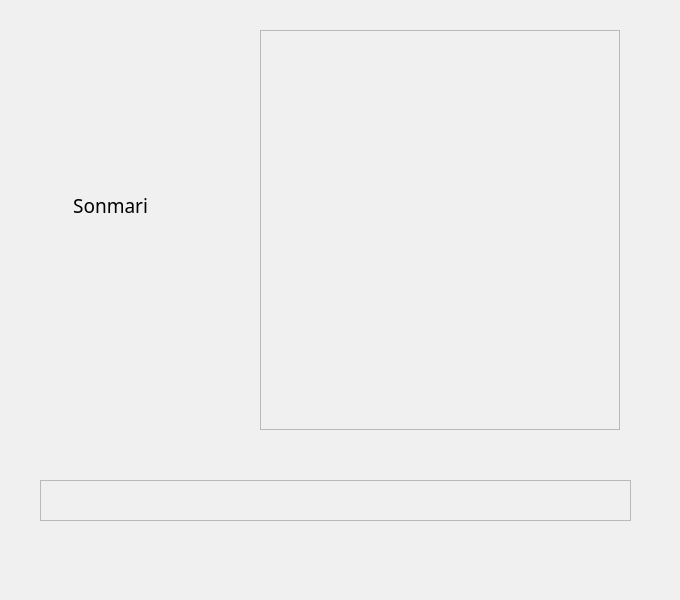
<?xml version="1.0" encoding="UTF-8"?>
<ui version="4.0">
 <class>Doctor</class>
 <widget class="QDialog" name="Doctor">
  <property name="geometry">
   <rect>
    <x>0</x>
    <y>0</y>
    <width>680</width>
    <height>600</height>
   </rect>
  </property>
  <property name="palette">
   <palette>
    <active>
     <colorrole role="Button">
      <brush brushstyle="SolidPattern">
       <color alpha="255">
        <red>59</red>
        <green>144</green>
        <blue>200</blue>
       </color>
      </brush>
     </colorrole>
     <colorrole role="Dark">
      <brush brushstyle="SolidPattern">
       <color alpha="255">
        <red>0</red>
        <green>0</green>
        <blue>0</blue>
       </color>
      </brush>
     </colorrole>
     <colorrole role="Base">
      <brush brushstyle="SolidPattern">
       <color alpha="255">
        <red>59</red>
        <green>144</green>
        <blue>200</blue>
       </color>
      </brush>
     </colorrole>
     <colorrole role="Window">
      <brush brushstyle="SolidPattern">
       <color alpha="255">
        <red>255</red>
        <green>255</green>
        <blue>255</blue>
       </color>
      </brush>
     </colorrole>
    </active>
    <inactive>
     <colorrole role="Button">
      <brush brushstyle="SolidPattern">
       <color alpha="255">
        <red>59</red>
        <green>144</green>
        <blue>200</blue>
       </color>
      </brush>
     </colorrole>
     <colorrole role="Dark">
      <brush brushstyle="SolidPattern">
       <color alpha="255">
        <red>160</red>
        <green>160</green>
        <blue>160</blue>
       </color>
      </brush>
     </colorrole>
     <colorrole role="Base">
      <brush brushstyle="SolidPattern">
       <color alpha="255">
        <red>255</red>
        <green>255</green>
        <blue>255</blue>
       </color>
      </brush>
     </colorrole>
     <colorrole role="Window">
      <brush brushstyle="SolidPattern">
       <color alpha="255">
        <red>240</red>
        <green>240</green>
        <blue>240</blue>
       </color>
      </brush>
     </colorrole>
    </inactive>
    <disabled>
     <colorrole role="Button">
      <brush brushstyle="SolidPattern">
       <color alpha="255">
        <red>59</red>
        <green>144</green>
        <blue>200</blue>
       </color>
      </brush>
     </colorrole>
     <colorrole role="Dark">
      <brush brushstyle="SolidPattern">
       <color alpha="255">
        <red>160</red>
        <green>160</green>
        <blue>160</blue>
       </color>
      </brush>
     </colorrole>
     <colorrole role="Base">
      <brush brushstyle="SolidPattern">
       <color alpha="255">
        <red>59</red>
        <green>144</green>
        <blue>200</blue>
       </color>
      </brush>
     </colorrole>
     <colorrole role="Window">
      <brush brushstyle="SolidPattern">
       <color alpha="255">
        <red>240</red>
        <green>240</green>
        <blue>240</blue>
       </color>
      </brush>
     </colorrole>
    </disabled>
   </palette>
  </property>
  <property name="windowTitle">
   <string>Doctor</string>
  </property>
  <widget class="QLabel" name="image">
   <property name="geometry">
    <rect>
     <x>260</x>
     <y>30</y>
     <width>360</width>
     <height>400</height>
    </rect>
   </property>
   <property name="frameShape">
    <enum>QFrame::StyledPanel</enum>
   </property>
   <property name="text">
    <string/>
   </property>
  </widget>
  <widget class="QLabel" name="icon">
   <property name="geometry">
    <rect>
     <x>60</x>
     <y>70</y>
     <width>91</width>
     <height>91</height>
    </rect>
   </property>
   <property name="text">
    <string/>
   </property>
  </widget>
  <widget class="QLabel" name="label">
   <property name="geometry">
    <rect>
     <x>40</x>
     <y>180</y>
     <width>141</width>
     <height>51</height>
    </rect>
   </property>
   <property name="font">
    <font>
     <family>맑은 고딕</family>
     <pointsize>14</pointsize>
    </font>
   </property>
   <property name="autoFillBackground">
    <bool>false</bool>
   </property>
   <property name="text">
    <string>Sonmari</string>
   </property>
   <property name="textFormat">
    <enum>Qt::PlainText</enum>
   </property>
   <property name="alignment">
    <set>Qt::AlignCenter</set>
   </property>
   <property name="wordWrap">
    <bool>true</bool>
   </property>
  </widget>
  <widget class="QLabel" name="sentence">
   <property name="geometry">
    <rect>
     <x>40</x>
     <y>480</y>
     <width>591</width>
     <height>41</height>
    </rect>
   </property>
   <property name="frameShape">
    <enum>QFrame::StyledPanel</enum>
   </property>
   <property name="text">
    <string/>
   </property>
  </widget>
 </widget>
 <resources/>
 <connections/>
</ui>
